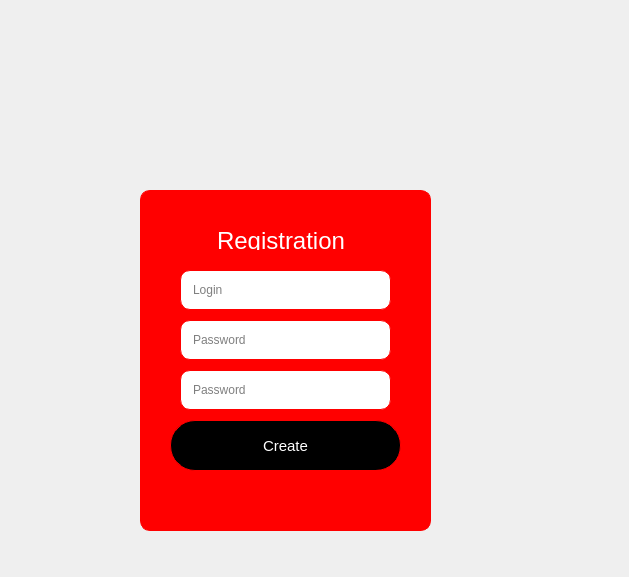
<?xml version="1.0" encoding="UTF-8"?>
<ui version="4.0">
 <class>seconwindow</class>
 <widget class="QDialog" name="seconwindow">
  <property name="geometry">
   <rect>
    <x>0</x>
    <y>0</y>
    <width>629</width>
    <height>577</height>
   </rect>
  </property>
  <property name="windowTitle">
   <string>Dialog</string>
  </property>
  <widget class="QFrame" name="frame">
   <property name="geometry">
    <rect>
     <x>140</x>
     <y>190</y>
     <width>291</width>
     <height>341</height>
    </rect>
   </property>
   <property name="styleSheet">
    <string notr="true">background-color: rgb(255, 0, 0);
box-shadow: 0px 10px 30px 0px rgba(0, 0, 0, 4);
border: 1px solid Red;
padding: 10px;
border-radius: 10px;</string>
   </property>
   <property name="frameShape">
    <enum>QFrame::StyledPanel</enum>
   </property>
   <property name="frameShadow">
    <enum>QFrame::Raised</enum>
   </property>
   <widget class="QLineEdit" name="lineEdit">
    <property name="geometry">
     <rect>
      <x>40</x>
      <y>130</y>
      <width>211</width>
      <height>40</height>
     </rect>
    </property>
    <property name="styleSheet">
     <string notr="true">background-color: rgb(255, 255, 255);
  border-radius: 10px;</string>
    </property>
    <property name="text">
     <string/>
    </property>
    <property name="placeholderText">
     <string>Password</string>
    </property>
   </widget>
   <widget class="QLineEdit" name="lineEdit_2">
    <property name="geometry">
     <rect>
      <x>40</x>
      <y>180</y>
      <width>211</width>
      <height>40</height>
     </rect>
    </property>
    <property name="styleSheet">
     <string notr="true">background-color: rgb(255, 255, 255);

  border-radius: 10px;</string>
    </property>
    <property name="text">
     <string/>
    </property>
    <property name="placeholderText">
     <string>Password</string>
    </property>
   </widget>
   <widget class="QPushButton" name="pushButton">
    <property name="geometry">
     <rect>
      <x>30</x>
      <y>230</y>
      <width>231</width>
      <height>51</height>
     </rect>
    </property>
    <property name="styleSheet">
     <string notr="true">background-color: rgb(0, 0, 0);
color: rgb(255, 255, 255);
border-radius: 25px;
font-size: 15px;</string>
    </property>
    <property name="text">
     <string>Create</string>
    </property>
   </widget>
   <widget class="QLineEdit" name="lineEdit_3">
    <property name="geometry">
     <rect>
      <x>40</x>
      <y>80</y>
      <width>211</width>
      <height>40</height>
     </rect>
    </property>
    <property name="styleSheet">
     <string notr="true">background-color: rgb(255, 255, 255);
  border-radius: 10px;</string>
    </property>
    <property name="text">
     <string/>
    </property>
    <property name="placeholderText">
     <string>Login</string>
    </property>
   </widget>
   <widget class="QLabel" name="label_2">
    <property name="geometry">
     <rect>
      <x>60</x>
      <y>30</y>
      <width>161</width>
      <height>41</height>
     </rect>
    </property>
    <property name="styleSheet">
     <string notr="true">color: rgb(255, 255, 255);
font-size: 24px;</string>
    </property>
    <property name="text">
     <string>Registration</string>
    </property>
   </widget>
   <widget class="QLabel" name="label_3">
    <property name="geometry">
     <rect>
      <x>50</x>
      <y>280</y>
      <width>211</width>
      <height>51</height>
     </rect>
    </property>
    <property name="text">
     <string/>
    </property>
   </widget>
  </widget>
  <widget class="QLabel" name="label">
   <property name="geometry">
    <rect>
     <x>140</x>
     <y>30</y>
     <width>291</width>
     <height>171</height>
    </rect>
   </property>
   <property name="styleSheet">
    <string notr="true">box-shadow: 0px 10px 30px 0px rgba(0, 0, 0, 0.5);
border-radius: 5px;</string>
   </property>
   <property name="text">
    <string/>
   </property>
   <property name="pixmap">
    <pixmap>../../f8ff8cfe900c563f8a952c21d3c9406e_300_300.jpeg</pixmap>
   </property>
  </widget>
 </widget>
 <resources/>
 <connections/>
</ui>
